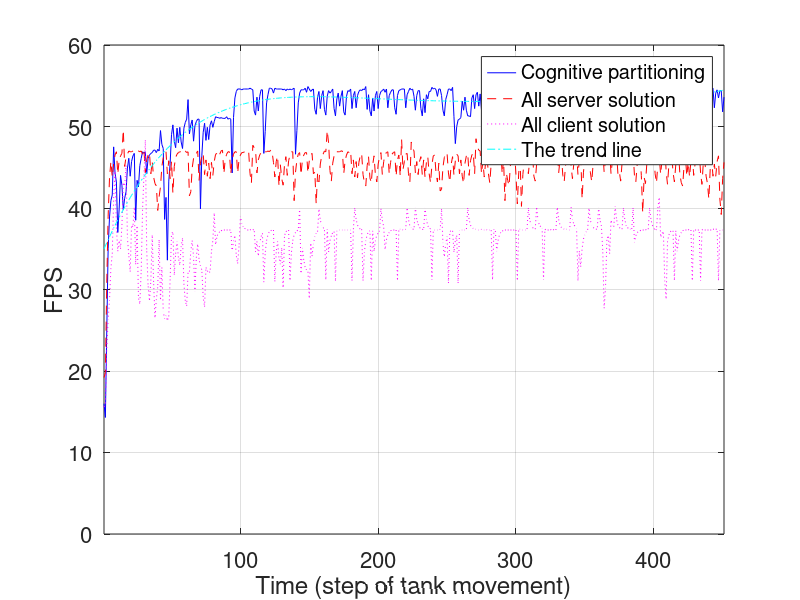

Reproduce this figure in MATLAB.
x = [1:451];
y = [16, 14.3, 24.9, 35, 38.9, 40.9, 41.6, 47.5, 44.3, 43.2, 37, 39.9, 44, 42.8, 39.8, 41.2, 42, 44.9, 46.1, 43.9, 45.7, 46.4, 46.7, 38.5, 43.4, 42.6, 45.2, 46.1, 46.9, 46.7, 46.9, 44.2, 46.1, 46.5, 46.7, 46.8, 47.1, 47.1, 46.8, 47.2, 47, 49.5, 47.8, 47.3, 38.6, 41.3, 33.6, 43.3, 45.5, 49, 50.2, 48.2, 47.4, 49.8, 48, 49.9, 48.1, 47.3, 49.8, 50.5, 50.9, 53.3, 49.1, 50.2, 50.8, 48.2, 50.1, 50.6, 50.9, 50.9, 39.9, 46.4, 49.3, 50.4, 48.3, 49.9, 48.4, 50.2, 50.7, 49.9, 50.6, 51.2, 51.1, 51.1, 51, 51.1, 51, 51, 51, 51.2, 50.9, 51, 50.9, 44.3, 51.1, 53.5, 54.3, 54.6, 54.6, 54.6, 54.5, 54.6, 54.6, 54.6, 54.6, 54.6, 54.7, 54.6, 54.5, 51.9, 51.4, 53.6, 51.9, 53.7, 54.5, 54.5, 46.7, 49.4, 52.9, 53.9, 54.7, 54.7, 54.6, 54.1, 54.7, 54.6, 54.6, 54.6, 54.6, 54.6, 54.5, 54.6, 54.4, 54.6, 54.5, 54.6, 54.5, 54.6, 54.7, 46.6, 49.5, 52.9, 54.1, 54.5, 54.5, 54.5, 54.7, 54.2, 54.9, 54.6, 54.3, 54.5, 54.6, 52.1, 51.5, 53.6, 54.3, 52.2, 53.8, 54.4, 52.1, 51.4, 53.7, 54.4, 54.1, 54.3, 54.6, 52.2, 51.3, 53.4, 54.1, 52.5, 53.7, 54.4, 51.8, 51.4, 53.7, 54.4, 54.3, 54.6, 52.2, 53.8, 54.3, 52.3, 53.8, 54.3, 54.5, 54.4, 54.6, 54.5, 54.9, 52.1, 53.9, 51.9, 51.3, 53.5, 51.9, 53.8, 54.3, 52.2, 53.8, 54.3, 54.4, 54.6, 54.2, 54.6, 52.3, 53.8, 54.2, 54.5, 54.5, 52.3, 51.5, 53.8, 54.4, 54.5, 54.6, 54.6, 54.6, 52.3, 53.9, 54.3, 54.7, 54.5, 54.6, 53.7, 52, 53.8, 54.4, 54.4, 52.2, 51.3, 53.4, 51.7, 53.9, 53.4, 54.3, 54.3, 54.8, 54.6, 54.7, 54.5, 53.7, 54.6, 54.6, 53.8, 52, 51.3, 53.3, 53.9, 54.6, 54.6, 54.4, 54.8, 51.2, 47.9, 50, 50.8, 50.9, 51.1, 53.1, 52, 53.6, 52, 51.3, 51.3, 51.2, 53.5, 53.9, 52.2, 53.9, 54.2, 52.5, 54, 52, 51.4, 51.2, 50.6, 52.4, 53.8, 52, 53.7, 54.4, 54.5, 54.8, 54.5, 54.9, 54.7, 54, 52.2, 53.8, 54.5, 54.6, 54.5, 54.3, 51.9, 54, 54.3, 54.6, 54.6, 54.6, 54.6, 52.2, 51.4, 51.1, 51.1, 51.1, 51, 51.1, 51.1, 50.9, 51.1, 50.9, 50.9, 50.8, 51.1, 50.9, 53.7, 51.8, 53.8, 54.2, 54.6, 54.6, 52, 53.7, 54.4, 52.2, 53.6, 54.2, 54.4, 54.6, 54.5, 52.2, 51.2, 53.5, 54.3, 54.5, 54.5, 52.2, 51.4, 53.7, 54.3, 54.5, 54.6, 54.6, 54.6, 54.7, 53.8, 52, 51.6, 53.6, 51.9, 51.3, 51.1, 51, 51.1, 50.9, 51, 50.9, 51.1, 51.1, 53.5, 52.1, 53.8, 54.4, 54.5, 54.5, 54.4, 54, 52.4, 53.9, 54.3, 54.6, 54.6, 54.5, 54.6, 54.4, 54.3, 54.6, 52.1, 51.6, 53.5, 54.3, 54.4, 54.6, 54.5, 54.6, 54.6, 54.7, 54.6, 54.6, 52.2, 50.6, 53, 54.1, 54.5, 54.4, 52.3, 51.3, 51.2, 53.5, 54.3, 54.5, 54.6, 52.3, 54, 54.4, 54.5, 54.6, 54.1, 52.1, 51.1, 53.7, 54.2, 54.2, 54.4, 54.7, 51.8, 53.7, 53.2, 54.2, 52.1, 53.9, 54.3, 54.6, 54.5, 54.4, 54.7, 52.1, 54, 54, 54, 54.4, 54.7, 55, 54.7, 54.6, 54.6, 53.8, 54.1, 54.5, 54.6, 54.7, 52.3, 54.1, 54.5, 53.5, 54.4, 54.4, 51.8, 53.6];
y1 = [19.2 19.8 30.7 39 43.7 45.7 43.8 45.4 46.5 46.9 44.2 45.8 46.4 46.7 49.6 45.1 46.3 46.6 47 46.9 46.9 47 47 46.9 47 47 46.9 47 46.6 47.1 44.3 45.9 46.5 46.8 44.2 45.7 43.8 43 42.7 39.7 41.4 42.6 45.1 46.2 46.7 46.9 44.2 45.8 43.6 45.7 41.8 45.1 46.2 46.6 46.8 46.9 46.9 47 47 47 46.8 46.9 41.5 42 44.9 46.1 46.6 46.7 47 43.4 45.5 46.3 46.7 44.1 45.9 43.9 45.5 43.6 45.6 44 45.7 46.6 46.7 47 46.6 47 47.1 44.2 46 46.6 46.9 46.9 44.2 45.9 46.6 46.9 46.9 44.3 45.9 46.5 46.8 46.8 46.9 46.9 46.9 46.9 44.2 43.1 47.7 47.4 47.1 44.3 45.9 46.5 46.8 46.9 46.9 46.9 46.9 47 46.9 47.1 46.9 45.6 43.8 45.7 46.4 42.7 45.3 43.6 42.8 45.3 46.3 44 45.8 46.5 46.9 46.9 40.9 44.4 45.9 46.6 46.8 44.1 45.9 46.5 46.8 46.8 44.3 45.8 46.5 46.7 44.2 44.4 40.5 44.2 43.2 45.4 46.4 46.6 47 46.9 49.5 48 44.6 43.3 45.5 46.4 46.8 46.9 46.9 46.9 47 47 44.2 45.8 46.5 46.9 46.8 47 44.2 45.9 43.8 45.7 43.7 45.6 46.4 46.7 44.1 43.1 42.7 45.2 46.3 43.7 43.1 45.3 46.4 44 43.2 45.4 46.3 46.8 44.1 45.7 46.6 46.8 46.9 44.2 45.6 46.6 46.8 46.9 43.9 45.9 46.5 43.9 48.4 44.7 45.7 46.6 46.7 44.2 43.2 48.1 47.4 47 44.3 45.7 44.1 45.7 46.3 44.1 45.9 43.8 45.6 46.3 44.2 43.1 45.3 46.4 46.5 44.3 43.2 45.5 42.1 42.3 45 46.2 46.7 46.7 44.3 43.2 45.4 46.3 44 45.8 46.6 46.4 44.2 45.9 43.9 43 45.5 46.4 46.7 44 45.8 46.5 46.8 44.2 48.5 47.5 47.1 47 44.2 45.7 43.8 45.7 46.3 44.2 43.1 45.4 46.3 46.7 46.9 47 46.9 47 47 44.2 45.9 40.9 44.3 43.4 42.7 45.4 46.4 46.8 46.9 44.1 40.5 44.3 45.9 40.2 44.1 45.8 46.5 46.9 44.2 45.9 46.5 46.8 43.9 43.3 45.4 46.3 45.1 46.6 46.7 46.6 47 47 46.6 47 46.9 47 47 46.8 46.9 47.1 44.3 46 46.5 44 43.2 45.2 46.5 46.8 49.5 45.2 43.6 45.5 46.5 46.7 44.1 45.8 46.6 41.1 44.4 46 46.5 46.8 46.7 44.4 43.2 45.4 46.2 46.7 46.8 47 47 47 47 44.4 45.9 46.4 46.9 46.9 44.2 45.8 46.5 46.8 46.9 44.2 44.5 43.3 45.5 46.3 46.7 46.8 46.9 46.8 46.9 46.9 47 44 43.2 45.4 46.4 46.7 44 39.4 43.8 43 45.5 46.4 46.7 46.9 46.9 46.9 44.2 43.1 45.4 46.3 44.1 45.9 49.1 47.8 44.5 42.9 45.3 46.5 46.7 44.4 43.2 45.3 46.4 46.7 44.1 43.1 42.7 45.2 46.3 43.9 45.7 43.8 45.8 46.5 44 45.4 46.4 46.9 47 44.3 42.9 45.6 46 43.9 43 41.1 44.8 46.1 43.9 45.4 43.9 45.7 46.4 41.1 39.2 43.6 45.6];
y2 = [15.6 15.9 22.7 26.3 28.7 32.6 34.4 41.1 44.5 37.6 34.7 36 35 37.8 43.1 42.7 45.2 36.3 34.2 32.2 37.9 37.7 40.1 33.1 37.8 29 28.2 32.3 39.9 44 48.3 34.8 30.5 28.6 31.1 36.7 30.9 26.5 28.8 30.3 36.1 28.7 32.7 27.3 26.4 26.8 26.2 26.7 31.3 36.8 37.1 31.8 34.4 35.9 33.9 33 35.3 36.3 30.7 28.6 28 32.1 32.2 34.7 36 34 29.7 33.9 35.6 33.7 32.9 32.4 29 27.9 32.7 32.3 32 32.2 34.7 36 39.4 35.5 36.5 36.9 37.1 37.2 37.3 37.3 37.3 37.3 37.3 37.3 37.3 34.6 36 36.6 34.2 33.2 35.3 39 38.1 37.7 37.5 37.4 37.3 37.3 37.3 37.4 37.3 37.4 34.6 35.9 34.1 35.7 36.5 36.9 30.9 34.5 36 36.7 37.1 37.2 37.3 37.3 31 34.6 35.9 33.9 33.1 35.1 30.2 36.6 37.1 37.2 37.3 31.1 34.5 36 36.7 37 37.2 37.3 40 32 35.1 33.6 32.7 32.4 32.3 28.9 35.9 34.1 35.6 36.5 36.9 37.1 39.9 38.5 37.9 37.6 37.4 31.2 37.4 34.6 36 36.6 37 37.1 31 37.2 37.3 37.3 37.3 37.3 37.3 37.3 37.3 37.3 37.3 37.3 31.1 37.4 40 38.6 37.9 37.6 37.4 37.4 31.1 34.6 36 36.7 37.1 37.2 31.1 37.2 34.7 36 36.7 36.9 37.2 39.9 38.5 37.7 34.9 36.1 36.7 37 37.2 37.3 37.3 37.3 37.3 31.1 37.4 37.4 37.4 37.3 37.3 37.4 40 38.6 37.8 37.6 37.4 37.4 40.1 38.6 38 37.6 37.5 37.4 37.3 40 38.6 37.8 37.6 37.4 31.2 37.3 37.3 37.3 37.3 37.3 37.4 39.9 35.7 34 35.6 36.5 30.8 37 37.3 37.2 34.6 36 36.6 30.8 37.2 37.3 37.3 37.3 37.3 37.3 40 38.6 37.9 37.6 37.5 37.4 37.4 37.3 37.3 37.3 37.4 37.3 37.3 37.4 37.3 37.3 37.3 37.4 31.2 37.4 37.3 34.7 36 36.7 37 37.2 37.2 37.3 37.3 37.3 37.3 37.3 37.3 37.3 37.3 37.3 31.1 37.4 37.4 37.3 37.3 37.3 37.3 37.3 40 38.5 37.9 37.6 37.5 37.4 40.1 38.5 37.9 37.7 37.5 31.2 37.4 37.3 37.3 37.3 37.3 37.4 37.3 37.4 37.3 40.1 38.6 37.9 37.6 37.5 37.4 37.4 37.4 37.3 37.3 40.1 38.6 38 37.7 37.5 31.1 34.7 32.8 35 36.2 36.7 37.1 37.2 40 38.5 37.9 37.6 37.5 37.4 37.4 40.1 38.5 37.8 34.8 27.7 30.2 36.1 36.6 34.4 38.5 37.9 37.7 40.2 38.6 37.9 37.6 37.5 37.4 40 38.6 37.8 37.6 37.4 37.4 37.3 40 35.8 36.6 37 37.1 37.2 37.3 37.3 37.3 37.3 37.4 37.4 40 38.6 37.9 37.6 37.2 37.4 40 41.3 36.4 36.9 37.1 31 28.8 35.9 36.7 37.1 37.2 37.2 31.1 37.2 34.7 36 36.7 37 37.2 37.3 37.3 37.3 37.3 37.4 37.3 31.1 37.3 37.3 37.3 37.3 37.3 31.1 37.3 37.4 37.3 37.3 37.3 37.3 37.3 37.3 37.4 37.4 37.4 37.4 31.1 37.3 37.3 37.3 37.3];
p = polyfit(x, y, 5);
y3 = polyval(p, x);
plot(x, y, 'b-', x, y1, 'r--', x, y2, 'm:', x, y3, 'c-.');

grid on;
axis([1, 451, 0, 60]);
l = legend('Cognitive partitioning', 'All server solution', 'All client solution', 'The trend line', 'Location', 'best');
set(l,'FontSize',18);
set(gca,'FontSize',16);
xlabel('Time (step of tank movement)');
ylabel('FPS');